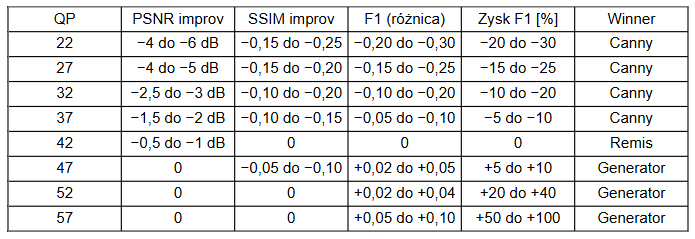
#> input picture assets/table_gain.png, 695 x 239 px; its folder holds only this picture in this run
$ python -i generate_canny_edge_maps.py   (imports and definitions only)
#> lines starting #> are read from the running program, lines starting #| are printed output that depends on the picture
#> further down, picture is the input picture: shape (239, 695, 3); mean B, G, R 228, 228, 228
# Skrypt do generowania map krawędzi metodą Canny dla zbioru obrazów.
import os
import pathlib
import cv2
import numpy as np
from tqdm import tqdm


# Katalog z oryginalnymi obrazami
SOURCE_IMAGES_DIR = "/mnt/home/datasets/coco256/coco256_gt_in/train_30000_gt_in"
# Katalog na obrazy OUT (szkice z krawędziami)
TARGET_OUT_DIR = "/mnt/home/datasets/coco256/coco256_gt_out/train_30000_gt_out_canny_less_edges_200_255"

# Parametry algorytmu Canny
CANNY_THRESHOLD1 = 200  # Dolny próg
CANNY_THRESHOLD2 = 255  # Górny próg

# --- Tworzenie katalogu docelowego ---
# [1 line not run here, left out]
# Detekcja krawędzi
def detect_edges_canny(image):
    gray_img = cv2.cvtColor(image, cv2.COLOR_BGR2GRAY)
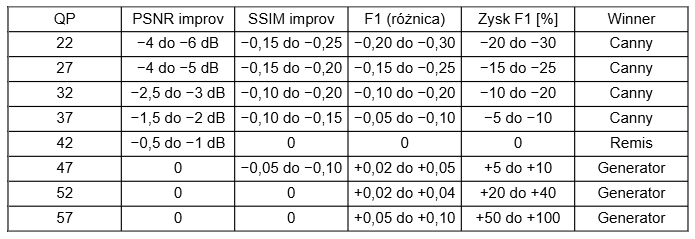
#> gray_img: shape (239, 695); min 0, max 255, mean 228
    # Wynik: BIAŁE krawędzie na CZARNYM tle
    edges = cv2.Canny(gray_img, CANNY_THRESHOLD1, CANNY_THRESHOLD2,L2gradient=True)
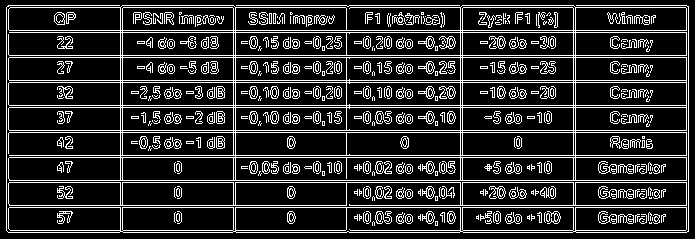
#> edges: shape (239, 695); 17.7% white in thin lines or dots
    sketch = cv2.bitwise_not(edges)
#> sketch: shape (239, 695); 82.3% white; black in thin lines or dots

    return sketch
# Przetwarzanie pojedynczego obrazu
# [46 lines left out: functions process_image, main, not called in this run]


# [2 lines not run here, left out]

>>> import cv2
>>> picture = cv2.imread('assets/table_gain.png')
>>> result = detect_edges_canny(picture)
